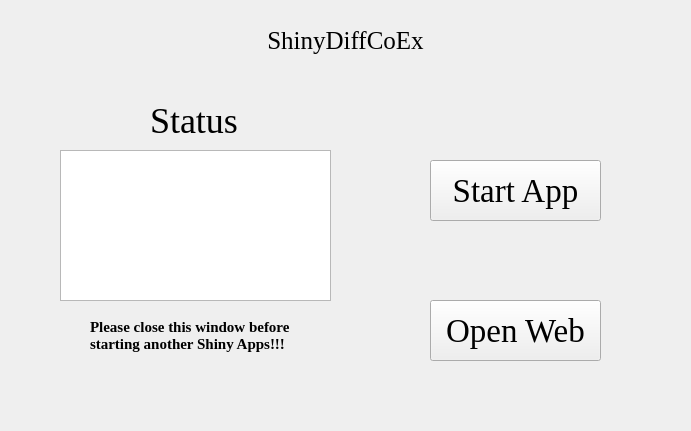
<?xml version="1.0" encoding="UTF-8"?>
<ui version="4.0">
 <class>Form</class>
 <widget class="QWidget" name="Form">
  <property name="geometry">
   <rect>
    <x>0</x>
    <y>0</y>
    <width>691</width>
    <height>431</height>
   </rect>
  </property>
  <property name="windowTitle">
   <string>Form</string>
  </property>
  <property name="styleSheet">
   <string notr="true">background-image: url(D:/tools/Pycharm/pyqt/logo/backgroundpage.png)</string>
  </property>
  <widget class="QTextBrowser" name="textBrowser">
   <property name="geometry">
    <rect>
     <x>60</x>
     <y>150</y>
     <width>271</width>
     <height>151</height>
    </rect>
   </property>
   <property name="styleSheet">
    <string notr="true">background-image: url(D:/tools/Pycharm/pyqt/logo/white.png)</string>
   </property>
  </widget>
  <widget class="QLabel" name="label">
   <property name="geometry">
    <rect>
     <x>230</x>
     <y>20</y>
     <width>231</width>
     <height>41</height>
    </rect>
   </property>
   <property name="font">
    <font>
     <family>Times New Roman</family>
     <pointsize>19</pointsize>
    </font>
   </property>
   <property name="text">
    <string>ShinyDiffCoEx</string>
   </property>
   <property name="alignment">
    <set>Qt::AlignCenter</set>
   </property>
  </widget>
  <widget class="QLabel" name="label_2">
   <property name="geometry">
    <rect>
     <x>150</x>
     <y>100</y>
     <width>101</width>
     <height>41</height>
    </rect>
   </property>
   <property name="font">
    <font>
     <family>Times New Roman</family>
     <pointsize>27</pointsize>
    </font>
   </property>
   <property name="text">
    <string>Status</string>
   </property>
   <property name="alignment">
    <set>Qt::AlignLeading|Qt::AlignLeft|Qt::AlignVCenter</set>
   </property>
  </widget>
  <widget class="QPushButton" name="pushButton">
   <property name="geometry">
    <rect>
     <x>430</x>
     <y>160</y>
     <width>171</width>
     <height>61</height>
    </rect>
   </property>
   <property name="font">
    <font>
     <family>Times New Roman</family>
     <pointsize>25</pointsize>
    </font>
   </property>
   <property name="text">
    <string>Start App</string>
   </property>
  </widget>
  <widget class="QPushButton" name="pushButton_2">
   <property name="geometry">
    <rect>
     <x>430</x>
     <y>300</y>
     <width>171</width>
     <height>61</height>
    </rect>
   </property>
   <property name="font">
    <font>
     <family>Times New Roman</family>
     <pointsize>25</pointsize>
    </font>
   </property>
   <property name="text">
    <string>Open Web</string>
   </property>
  </widget>
  <widget class="QLabel" name="label_3">
   <property name="geometry">
    <rect>
     <x>90</x>
     <y>310</y>
     <width>211</width>
     <height>51</height>
    </rect>
   </property>
   <property name="font">
    <font>
     <family>Times New Roman</family>
     <pointsize>11</pointsize>
     <weight>75</weight>
     <bold>true</bold>
    </font>
   </property>
   <property name="text">
    <string>Please close this window before
starting another Shiny Apps!!!</string>
   </property>
  </widget>
 </widget>
 <resources/>
 <connections/>
</ui>
